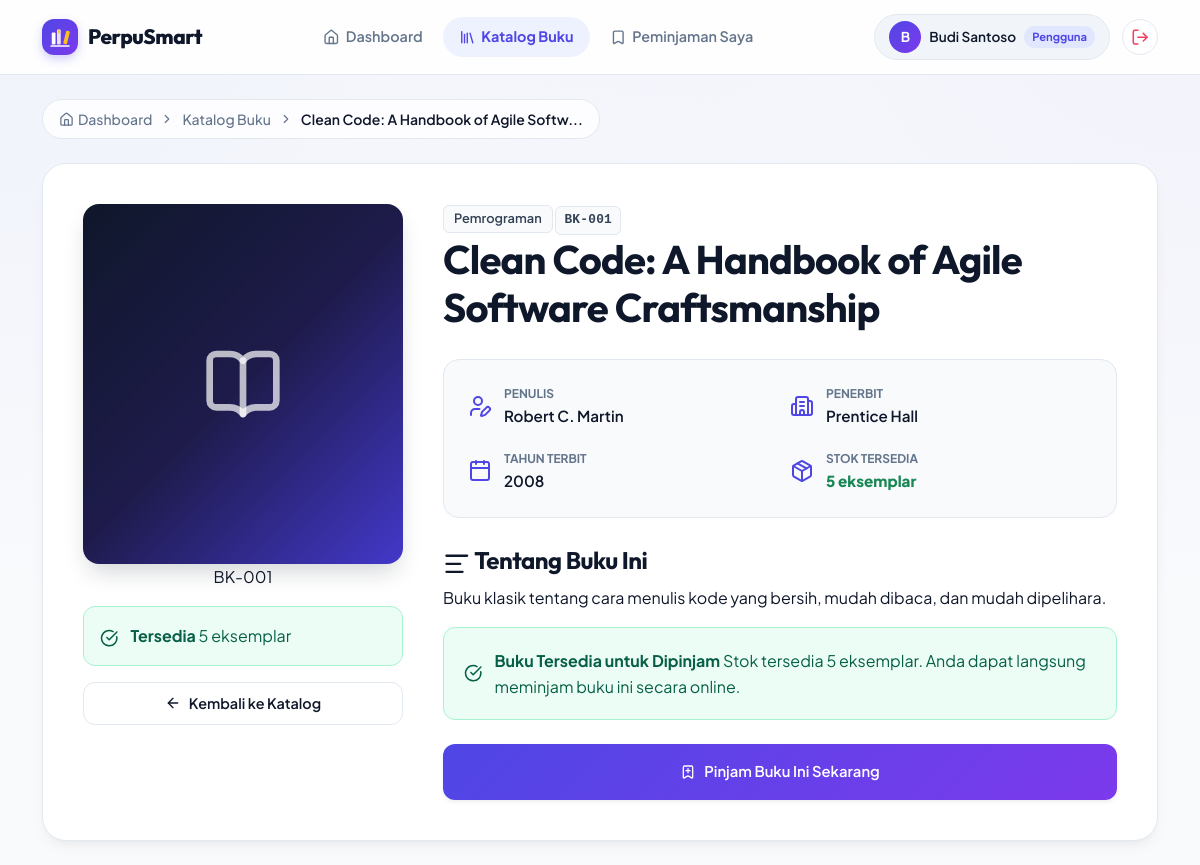
The page /index.php?page=user/buku/show&id=1 (signed in) on the database its author committed.
### tables this page shows
CREATE TABLE IF NOT EXISTS buku (
    id           INT UNSIGNED NOT NULL AUTO_INCREMENT,
    kode_buku    VARCHAR(20)  NOT NULL UNIQUE,
    judul        VARCHAR(255) NOT NULL,
    penulis      VARCHAR(150) NOT NULL,
    penerbit     VARCHAR(150) NOT NULL,
    tahun_terbit YEAR         NOT NULL,
    kategori     VARCHAR(100) NOT NULL,
    stok         INT UNSIGNED NOT NULL DEFAULT 0,
    deskripsi    TEXT,
    cover_url    VARCHAR(500) DEFAULT NULL,
    created_at   TIMESTAMP    NOT NULL DEFAULT CURRENT_TIMESTAMP,
    updated_at   TIMESTAMP    NOT NULL DEFAULT CURRENT_TIMESTAMP ON UPDATE CURRENT_TIMESTAMP,
    PRIMARY KEY (id),
    INDEX idx_judul    (judul),
    INDEX idx_penulis  (penulis),
    INDEX idx_kategori (kategori),
    INDEX idx_kode     (kode_buku)
);

### controllers/UserController.php (called while the page is built, shortened)
<?php
class UserController {
    private Buku $bukuModel;
    public function __construct() {
        $this->bukuModel = new Buku();
    }
    public function showBuku(): void {
        $id   = (int)($_GET['id'] ?? 0);
        $buku = $this->bukuModel->findById($id);
        require_once BASE_PATH . '/views/user/buku/show.php';
    }
}

### config/database.php (called while the page is built, shortened)
<?php
class Database {
    private static ?PDO $instance = null;
    public static function getInstance(): PDO {
        if (self::$instance === null) {
            $dsn = sprintf(
                'mysql:host=%s;port=%s;dbname=%s;charset=utf8mb4',
                DB_HOST, DB_PORT, DB_NAME
            );
            $options = [
                PDO::ATTR_ERRMODE            => PDO::ERRMODE_EXCEPTION,
                PDO::ATTR_DEFAULT_FETCH_MODE => PDO::FETCH_ASSOC,
                PDO::ATTR_EMULATE_PREPARES   => false,
                PDO::MYSQL_ATTR_INIT_COMMAND => "SET NAMES utf8mb4 COLLATE utf8mb4_unicode_ci",
            ];
            try {
                self::$instance = new PDO($dsn, DB_USER, DB_PASS, $options);
            } catch (PDOException $e) {
                http_response_code(500);
                die('<div style="font-family:sans-serif;padding:2rem;color:#c0392b;">
                    <h2>⚠ Koneksi Database Gagal</h2>
                    <p>' . htmlspecialchars($e->getMessage()) . '</p>
                    <p>Pastikan MySQL sudah berjalan dan konfigurasi di <code>config/config.php</code> sudah benar.</p>
                </div>');
            }
        }
        return self::$instance;
    }
}

### models/Buku.php (called while the page is built, shortened)
<?php
class Buku {
    private PDO $db;
    public function __construct() {
        $this->db = Database::getInstance();
    }
    public function findById(int $id): array|false {
        $stmt = $this->db->prepare('SELECT * FROM buku WHERE id = :id LIMIT 1');
        $stmt->execute([':id' => $id]);
        return $stmt->fetch();
    }
}

### config/config.php (called while the page is built, shortened)
<?php
function e(string $str): string {
    return htmlspecialchars($str, ENT_QUOTES | ENT_SUBSTITUTE, 'UTF-8');
}

### views/user/buku/show.php (the view, shortened to what this page needs)
<?php require_once BASE_PATH . '/views/layouts/header.php'; ?>
<?php require_once BASE_PATH . '/views/layouts/navbar_user.php'; ?>
<div class="ps-user-layout">
    <div class="container-xl py-4">
        <nav class="ps-breadcrumb mb-4">
            <a href="<?= BASE_URL ?>/index.php?page=user/dashboard">
                <i data-lucide="home" style="width:15px;height:15px"></i> Dashboard
            </a>
            <i data-lucide="chevron-right" style="width:14px;height:14px"></i>
            <a href="<?= BASE_URL ?>/index.php?page=user/buku">Katalog Buku</a>
            <i data-lucide="chevron-right" style="width:14px;height:14px"></i>
            <span><?= e(mb_strimwidth($buku['judul'], 0, 40, '...')) ?></span>
        </nav>
        <div class="ps-book-detail">
            <div class="ps-book-detail-cover">
                <div class="ps-book-detail-icon">
                    <i data-lucide="book-open"></i>
                </div>
                <div class="ps-book-detail-code"><?= e($buku['kode_buku']) ?></div>
                <div class="ps-availability-box <?= $buku['stok'] > 0 ? 'available' : 'unavailable' ?>">
                    <?php if ($buku['stok'] > 0): ?>
                        <div class="ps-avail-icon">
                            <i data-lucide="check-circle"></i>
                        </div>
                        <div>
                            <strong>Tersedia</strong>
                            <span><?= $buku['stok'] ?> eksemplar</span>
                        </div>
                    <?php endif; ?>
                </div>
                <a href="<?= BASE_URL ?>/index.php?page=user/buku" class="ps-btn-ghost w-100 mt-3">
                    <i data-lucide="arrow-left"></i> Kembali ke Katalog
                </a>
            </div>
            <div class="ps-book-detail-info">
                <div class="ps-book-detail-tags">
                    <span class="ps-kategori-badge"><?= e($buku['kategori']) ?></span>
                    <span class="ps-code-badge"><?= e($buku['kode_buku']) ?></span>
                </div>
                <h1 class="ps-book-detail-title"><?= e($buku['judul']) ?></h1>
                <div class="ps-book-detail-meta">
                    <div class="ps-book-meta-item">
                        <i data-lucide="user-pen"></i>
                        <div>
                            <span class="ps-meta-label">Penulis</span>
                            <span class="ps-meta-value"><?= e($buku['penulis']) ?></span>
                        </div>
                    </div>
                    <div class="ps-book-meta-item">
                        <i data-lucide="building-2"></i>
                        <div>
                            <span class="ps-meta-label">Penerbit</span>
                            <span class="ps-meta-value"><?= e($buku['penerbit']) ?></span>
                        </div>
                    </div>
                    <div class="ps-book-meta-item">
                        <i data-lucide="calendar"></i>
                        <div>
                            <span class="ps-meta-label">Tahun Terbit</span>
                            <span class="ps-meta-value"><?= e($buku['tahun_terbit']) ?></span>
                        </div>
                    </div>
                    <div class="ps-book-meta-item">
                        <i data-lucide="package"></i>
                        <div>
                            <span class="ps-meta-label">Stok Tersedia</span>
                            <span class="ps-meta-value <?= $buku['stok'] > 0 ? 'text-success' : 'text-danger' ?>">
                                <strong><?= $buku['stok'] ?> eksemplar</strong>
                            </span>
                        </div>
                    </div>
                </div>
                <?php if ($buku['deskripsi']): ?>
                    <div class="ps-book-detail-desc">
                        <h4><i data-lucide="align-left"></i> Tentang Buku Ini</h4>
                        <p><?= e($buku['deskripsi']) ?></p>
                    </div>
                <?php endif; ?>
                <div class="ps-book-detail-status">
                    <?php if ($buku['stok'] > 0): ?>
                        <div class="ps-status-banner ps-status-available">
                            <i data-lucide="check-circle"></i>
                            <div>
                                <strong>Buku Tersedia untuk Dipinjam</strong>
                                <span>Stok tersedia <?= $buku['stok'] ?> eksemplar. Anda dapat langsung meminjam buku ini secara online.</span>
                            </div>
                        </div>
                        <div class="mt-4">
                            <button type="button" class="ps-btn-primary btn-lg w-100 py-3 shadow-sm d-flex align-items-center justify-content-center gap-2" data-bs-toggle="modal" data-bs-target="#modalPinjamBuku">
                                <i data-lucide="bookmark-plus"></i>
                                <span>Pinjam Buku Ini Sekarang</span>
                            </button>
                        </div>
                    <?php endif; ?>
                </div>
            </div>
        </div>
    </div>
</div>
<?php require_once BASE_PATH . '/views/layouts/footer.php'; ?>

### rows shown on the page
buku: judul "Clean Code: A Handbook of Agile Softw...", kode_buku "BK-001", stok "5", kategori "Pemrograman", judul "Clean Code: A Handbook of Agile Software Craftsmanship", penulis "Robert C. Martin", penerbit "Prentice Hall", tahun_terbit "2008", deskripsi "Buku klasik tentang cara menulis kode yang bersih, mudah dibaca, dan mudah dipelihara."

### other values the page prints
substr($user['nama'], 0, 1) "B"
$user['nama'] "Budi Santoso"
